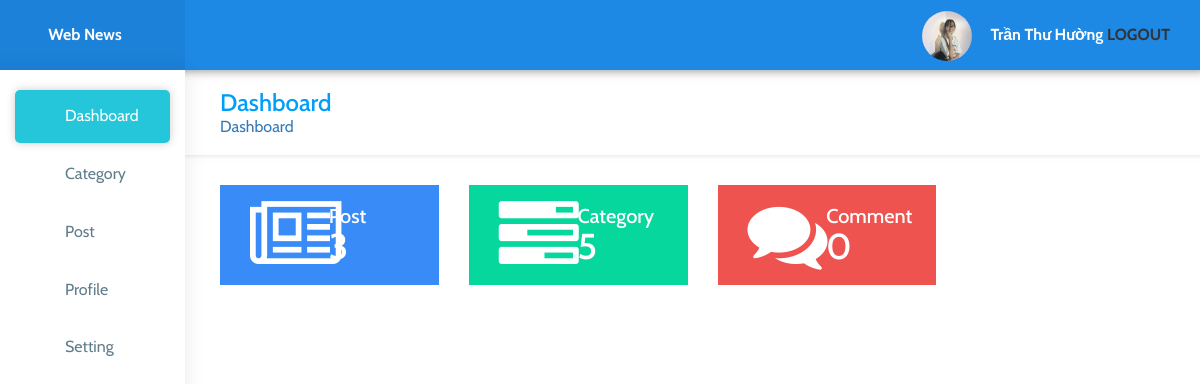
Page /admin (signed in) on the committed database.
### tables this page shows
CREATE TABLE `users` (
  `id` int(11) NOT NULL,
  `email` varchar(255) NOT NULL,
  `username` varchar(255) NOT NULL,
  `fullname` varchar(255) NOT NULL,
  `avatar` varchar(255) DEFAULT NULL,
  `password` varchar(255) NOT NULL,
  `about` text NOT NULL,
  `group_id` int(1) DEFAULT 1,
  `remember_token` varchar(255) DEFAULT NULL,
  `expired_time` datetime DEFAULT NULL
);

### app/controllers/AdminController.php (called while the page is built, shortened)
<?php
class AdminController extends BaseController
{
	public function index()
	{
		$totaluser = count(User::all());
		return $this->view("admin/dashboard.php", compact('totalpost', 'totaluser', 'totalcomment', 'totalcate'), "admin/adminLayout");
	}
}

### libs/Route.php (called while the page is built, shortened)
<?php
class Route
{
    private static $routeTable = [];
    public $currentRoute = null;
    public static function setRouteTable($method, $pattern, $dest = [], $middleware = [])
    {
        self::$routeTable[$method][$pattern] = [
            'controller' => $dest[0],
            'action' => $dest[1] ?? 'index',
            'middleware' => $middleware,
        ];
    }
    private function matching()
    {
        $url = parse_url($_SERVER['REQUEST_URI']);
        $method = $_SERVER['REQUEST_METHOD'];
        $path = $url['path'];
        $routeTables = self::$routeTable[$method];
        $patternScore = [];
        foreach ($routeTables as $pattern => $value) {
            $patternScore[] = $this->patternScore($path, $pattern);
        }
        usort($patternScore, function ($a, $b) {
            if ($a['score'] === $b['score']) {
                if ($a['param'] == "" && $b['param'] == "") {
                    $a['param'] = $b['param'] = "";
                } else {
                    return count($a['param']) < count($b['param']);
                }
            }
            return $a['score'] < $b['score'];
        });
        $this->currentRoute = self::$routeTable[$method][$patternScore[0]['pattern']];
        $this->currentRoute['param'] = $patternScore[0]['param'];
    }
    private function patternScore($path, $pattern)
    {
        $path = explode('/', $path);
        $exPattern = explode('/', $pattern);
        if (count($path) != count($exPattern)) {
            return ['score' => 0, 'param' => '', 'pattern' => $pattern];
        }
        $score = 0;
        $param = [];
        foreach ($exPattern as $key => $value) {
            if ($path[$key] == $value) {
                $score += 1;
            } else {
                $convertP = $this->convertParam($value);
                if ($convertP) {
                    $param[$convertP] = $path[$key];
                }
            }
        }
        return ['score' => $score, 'param' => $param, 'pattern' => $pattern];
    }
    private function convertParam($value)
    {
        return '';
    }
    public function getRoute()
    {
        return $this->currentRoute;
    }
    public function matchController()
    {
        $current = $this->getRoute();
        $controller = new $convertController;
        $action = $current['action'];
        call_user_func_array([$controller, $action], $current['param']);
    }
}

### route.php (called while the page is built, shortened)
<?php
$router = new Route;
$route = $router->matchController();

### public/index.php (called while the page is built)
<?php
require_once '../route.php';

### app/models/BaseModel.php (called while the page is built, shortened)
<?php
class BaseModel
{
	static function all(){
		$model = new static();
		$model->queryBuilder = "select * from " . $model->tableName;
		return $model->get();
	}
	function get(){
		$conn = $this->getConnect();
		$stmt = $conn->prepare($this->queryBuilder);
		$stmt->execute();
		$result = $stmt->fetchAll(\PDO::FETCH_CLASS, get_class($this));
		return $result;
	}
	function getConnect()
	{
		$servername = '127.0.0.1';
		$dbname = 'tintuc_php2';
		$dbusername = 'root';
		$dbpwd = '';
		$conn = new \PDO("mysql:host=$servername;dbname=$dbname;charset=utf8", $dbusername, $dbpwd);
		$conn->setAttribute(\PDO::ATTR_EMULATE_PREPARES,TRUE);
		return $conn;
	}
}

### app/views/admin/adminLayout.php (the view, shortened to what this page needs)
<?php
if (!isset($_SESSION['user']) && !isset($_COOKIE['remember_token'])) {
?>
	<!DOCTYPE html>
	<html lang="en">
	<head>
		<meta charset="UTF-8">
		<link rel="stylesheet" href="<?= '/css/bootstrap/css/bootstrap.min.css' ?>">
		<title>Bạn không có quyền truy cập.</title>
	</head>
	<body>
		<div class="alert alert-danger">Bạn không có quyền truy cập. Hãy <a href="<?= 'admin/login' ?>">LOGIN</a> nhé!</div>
	</body>
	</html>
<?php
} else {
?>
	<!DOCTYPE html>
	<html lang="en">
	<head>
		<link rel="stylesheet" href="<?= '/css/bootstrap/css/bootstrap.min.css' ?>">
		<link rel="stylesheet" href="<?= '/fonts/font-awesome-4.7.0/css/font-awesome.css' ?>">
	</head>
	<body>
		<header>
			<div class="row">
				<div class="col-sm-2 header__logo">
					<a href="<?= '' ?>">Web News</a>
				</div>
				<div class="col-sm-10">
					<div class="float-right">
						<?php
						$myuser = json_decode($_SESSION['user']);
						?>
						<img src="<?= '/images/uploaded/' . $myuser->avatar ?>" alt="" class="avatar">
						<?php
						echo $myuser->fullname;
						?>
						<a href="<?= '/admin/logout' ?>">LOGOUT</a>
					</div>
				</div>
			</div>
		</header>
		<div class="row">
			<div class="col-sm-2 sidebar">
				<ul class="control col-xs-12">
					<li class="active"><a href="<?= '/admin' ?>">Dashboard</a></li>
					<li><a href="#">Category</a>
					</li>
					<li><a href="#">Post</a>
					</li>
					<li><a href="#">Profile</a>
					</li>
					<li><a href="#">Setting</a>
					</li>
				</ul>
			</div>
		</div>
	</body>
	</html>
<?php } ?>

### app/views/admin/adminLayout.php (style rules this page uses)
* { transition: all .2s; }
body { font-size: 16px; font-family: 'Cabin', sans-serif; max-width: 100%; overflow-x: hidden; }
.avatar { border-radius: 50%; width: 50px; height: 50px; margin-right: 15px; }
header { background: #1e88e5; box-shadow: 5px 0px 10px rgba(0, 0, 0, 0.5); height: 70px; line-height: 70px; color: #FFF; font-weight: bold; padding-right: 30px; position: fixed; z-index: 99; width: 100%; }
header a { color: #333 }
.header__logo { background: #1c81d9; text-align: center; }
.header__logo a { color: #FFF; }
.float-right { float: right; }
.sidebar { height: 100%; box-shadow: 1px 0px 20px rgba(0, 0, 0, 0.08); padding: 0; position: fixed; z-index: 999; background: #FFF; margin-top: 70px }
ul.control { list-style-type: none; padding: 15px 15px 0 30px; }
ul.control li a { margin: 5px 0; padding: 15px 0 15px 50px; }
ul.control>li a:hover, li.active a, .hover { background: #26c6da; box-shadow: 0 0 10px rgba(0, 0, 0, 0.2); border-radius: 5px; color: #FFF !important; }
ul.control>li a { display: block; color: #607d8b; }

### rows in the picture
users: avatar (picture), fullname "Trần Thư Hường"

### other values in the picture
$totalpost "3"
$totalcate "5"
$totalcomment "0"
